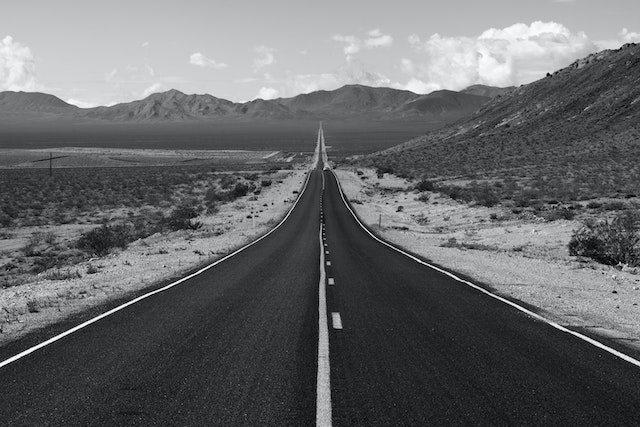
#> input picture lv2/road.jpg, 640 x 427 px
$ python zadatak_3c.py
#> lines starting #> are read from the running program, lines starting #| are printed output that depends on the picture
import matplotlib.pyplot as plt
import numpy as np

img = plt.imread("road.jpg")
#> img is the input picture: shape (427, 640, 3); mean R, G, B 102.9, 103.9, 105.9

rotated_image = np.rot90(img, k=3)
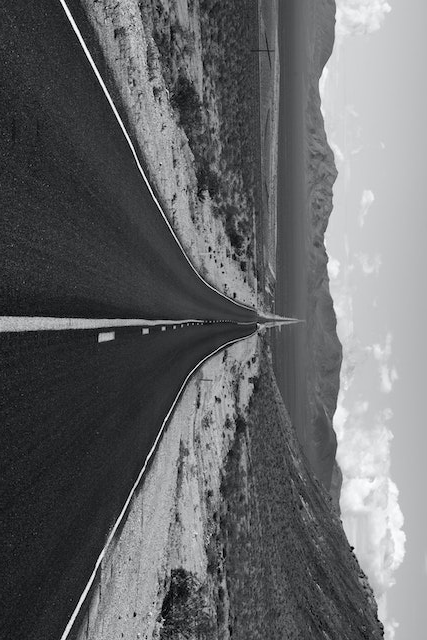
#> rotated_image: shape (640, 427, 3); mean R, G, B 102.9, 103.9, 105.9

plt.imshow(rotated_image)
plt.title('Slika rotirana za 90 stupnjeva u smjeru kazaljke na satu')
plt.show()
